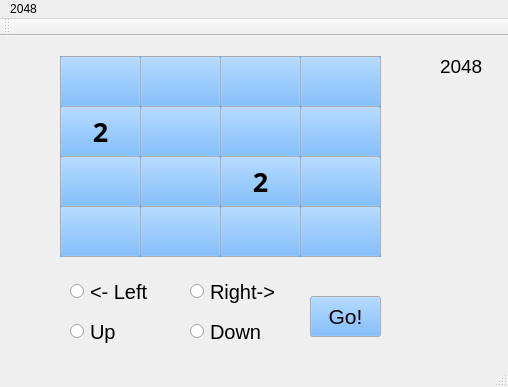
<?xml version="1.0" encoding="UTF-8"?>
<ui version="4.0">
 <class>MainWindow</class>
 <widget class="QMainWindow" name="MainWindow">
  <property name="geometry">
   <rect>
    <x>0</x>
    <y>0</y>
    <width>508</width>
    <height>387</height>
   </rect>
  </property>
  <property name="palette">
   <palette>
    <active>
     <colorrole role="Button">
      <brush brushstyle="SolidPattern">
       <color alpha="255">
        <red>85</red>
        <green>170</green>
        <blue>255</blue>
       </color>
      </brush>
     </colorrole>
    </active>
    <inactive>
     <colorrole role="Button">
      <brush brushstyle="SolidPattern">
       <color alpha="255">
        <red>85</red>
        <green>170</green>
        <blue>255</blue>
       </color>
      </brush>
     </colorrole>
    </inactive>
    <disabled>
     <colorrole role="Button">
      <brush brushstyle="SolidPattern">
       <color alpha="255">
        <red>85</red>
        <green>170</green>
        <blue>255</blue>
       </color>
      </brush>
     </colorrole>
    </disabled>
   </palette>
  </property>
  <property name="windowTitle">
   <string>MainWindow</string>
  </property>
  <property name="autoFillBackground">
   <bool>true</bool>
  </property>
  <widget class="QWidget" name="centralWidget">
   <widget class="QPushButton" name="pushButton">
    <property name="geometry">
     <rect>
      <x>60</x>
      <y>20</y>
      <width>81</width>
      <height>51</height>
     </rect>
    </property>
    <property name="font">
     <font>
      <family>Century Gothic</family>
      <pointsize>20</pointsize>
      <weight>75</weight>
      <bold>true</bold>
     </font>
    </property>
    <property name="autoFillBackground">
     <bool>true</bool>
    </property>
    <property name="text">
     <string/>
    </property>
    <property name="flat">
     <bool>false</bool>
    </property>
   </widget>
   <widget class="QPushButton" name="pushButton_2">
    <property name="geometry">
     <rect>
      <x>60</x>
      <y>70</y>
      <width>81</width>
      <height>51</height>
     </rect>
    </property>
    <property name="font">
     <font>
      <family>Century Gothic</family>
      <pointsize>20</pointsize>
      <weight>75</weight>
      <bold>true</bold>
     </font>
    </property>
    <property name="autoFillBackground">
     <bool>true</bool>
    </property>
    <property name="text">
     <string>2</string>
    </property>
    <property name="flat">
     <bool>false</bool>
    </property>
   </widget>
   <widget class="QPushButton" name="pushButton_3">
    <property name="geometry">
     <rect>
      <x>60</x>
      <y>120</y>
      <width>81</width>
      <height>51</height>
     </rect>
    </property>
    <property name="font">
     <font>
      <family>Century Gothic</family>
      <pointsize>20</pointsize>
      <weight>75</weight>
      <bold>true</bold>
     </font>
    </property>
    <property name="autoFillBackground">
     <bool>true</bool>
    </property>
    <property name="text">
     <string/>
    </property>
    <property name="flat">
     <bool>false</bool>
    </property>
   </widget>
   <widget class="QPushButton" name="pushButton_4">
    <property name="geometry">
     <rect>
      <x>60</x>
      <y>170</y>
      <width>81</width>
      <height>51</height>
     </rect>
    </property>
    <property name="font">
     <font>
      <family>Century Gothic</family>
      <pointsize>20</pointsize>
      <weight>75</weight>
      <bold>true</bold>
     </font>
    </property>
    <property name="autoFillBackground">
     <bool>true</bool>
    </property>
    <property name="text">
     <string/>
    </property>
    <property name="flat">
     <bool>false</bool>
    </property>
   </widget>
   <widget class="QPushButton" name="pushButton_5">
    <property name="geometry">
     <rect>
      <x>140</x>
      <y>20</y>
      <width>81</width>
      <height>51</height>
     </rect>
    </property>
    <property name="font">
     <font>
      <family>Century Gothic</family>
      <pointsize>20</pointsize>
      <weight>75</weight>
      <bold>true</bold>
     </font>
    </property>
    <property name="autoFillBackground">
     <bool>true</bool>
    </property>
    <property name="text">
     <string/>
    </property>
    <property name="flat">
     <bool>false</bool>
    </property>
   </widget>
   <widget class="QPushButton" name="pushButton_6">
    <property name="geometry">
     <rect>
      <x>140</x>
      <y>70</y>
      <width>81</width>
      <height>51</height>
     </rect>
    </property>
    <property name="font">
     <font>
      <family>Century Gothic</family>
      <pointsize>20</pointsize>
      <weight>75</weight>
      <bold>true</bold>
     </font>
    </property>
    <property name="autoFillBackground">
     <bool>true</bool>
    </property>
    <property name="text">
     <string/>
    </property>
    <property name="flat">
     <bool>false</bool>
    </property>
   </widget>
   <widget class="QPushButton" name="pushButton_7">
    <property name="geometry">
     <rect>
      <x>140</x>
      <y>120</y>
      <width>81</width>
      <height>51</height>
     </rect>
    </property>
    <property name="font">
     <font>
      <family>Century Gothic</family>
      <pointsize>20</pointsize>
      <weight>75</weight>
      <bold>true</bold>
     </font>
    </property>
    <property name="autoFillBackground">
     <bool>true</bool>
    </property>
    <property name="text">
     <string/>
    </property>
    <property name="flat">
     <bool>false</bool>
    </property>
   </widget>
   <widget class="QPushButton" name="pushButton_8">
    <property name="geometry">
     <rect>
      <x>140</x>
      <y>170</y>
      <width>81</width>
      <height>51</height>
     </rect>
    </property>
    <property name="font">
     <font>
      <family>Century Gothic</family>
      <pointsize>20</pointsize>
      <weight>75</weight>
      <bold>true</bold>
     </font>
    </property>
    <property name="autoFillBackground">
     <bool>true</bool>
    </property>
    <property name="text">
     <string/>
    </property>
    <property name="flat">
     <bool>false</bool>
    </property>
   </widget>
   <widget class="QPushButton" name="pushButton_9">
    <property name="geometry">
     <rect>
      <x>220</x>
      <y>20</y>
      <width>81</width>
      <height>51</height>
     </rect>
    </property>
    <property name="font">
     <font>
      <family>Century Gothic</family>
      <pointsize>20</pointsize>
      <weight>75</weight>
      <bold>true</bold>
     </font>
    </property>
    <property name="autoFillBackground">
     <bool>true</bool>
    </property>
    <property name="text">
     <string/>
    </property>
    <property name="flat">
     <bool>false</bool>
    </property>
   </widget>
   <widget class="QPushButton" name="pushButton_10">
    <property name="geometry">
     <rect>
      <x>300</x>
      <y>20</y>
      <width>81</width>
      <height>51</height>
     </rect>
    </property>
    <property name="font">
     <font>
      <family>Century Gothic</family>
      <pointsize>20</pointsize>
      <weight>75</weight>
      <bold>true</bold>
     </font>
    </property>
    <property name="autoFillBackground">
     <bool>true</bool>
    </property>
    <property name="text">
     <string/>
    </property>
    <property name="flat">
     <bool>false</bool>
    </property>
   </widget>
   <widget class="QPushButton" name="pushButton_11">
    <property name="geometry">
     <rect>
      <x>220</x>
      <y>70</y>
      <width>81</width>
      <height>51</height>
     </rect>
    </property>
    <property name="font">
     <font>
      <family>Century Gothic</family>
      <pointsize>20</pointsize>
      <weight>75</weight>
      <bold>true</bold>
     </font>
    </property>
    <property name="autoFillBackground">
     <bool>true</bool>
    </property>
    <property name="text">
     <string/>
    </property>
    <property name="flat">
     <bool>false</bool>
    </property>
   </widget>
   <widget class="QPushButton" name="pushButton_12">
    <property name="geometry">
     <rect>
      <x>300</x>
      <y>70</y>
      <width>81</width>
      <height>51</height>
     </rect>
    </property>
    <property name="font">
     <font>
      <family>Century Gothic</family>
      <pointsize>20</pointsize>
      <weight>75</weight>
      <bold>true</bold>
     </font>
    </property>
    <property name="autoFillBackground">
     <bool>true</bool>
    </property>
    <property name="text">
     <string/>
    </property>
    <property name="flat">
     <bool>false</bool>
    </property>
   </widget>
   <widget class="QPushButton" name="pushButton_13">
    <property name="geometry">
     <rect>
      <x>220</x>
      <y>120</y>
      <width>81</width>
      <height>51</height>
     </rect>
    </property>
    <property name="font">
     <font>
      <family>Century Gothic</family>
      <pointsize>20</pointsize>
      <weight>75</weight>
      <bold>true</bold>
     </font>
    </property>
    <property name="autoFillBackground">
     <bool>true</bool>
    </property>
    <property name="text">
     <string>2</string>
    </property>
    <property name="checkable">
     <bool>false</bool>
    </property>
    <property name="flat">
     <bool>false</bool>
    </property>
   </widget>
   <widget class="QPushButton" name="pushButton_14">
    <property name="geometry">
     <rect>
      <x>300</x>
      <y>120</y>
      <width>81</width>
      <height>51</height>
     </rect>
    </property>
    <property name="font">
     <font>
      <family>Century Gothic</family>
      <pointsize>20</pointsize>
      <weight>75</weight>
      <bold>true</bold>
     </font>
    </property>
    <property name="autoFillBackground">
     <bool>true</bool>
    </property>
    <property name="text">
     <string/>
    </property>
    <property name="flat">
     <bool>false</bool>
    </property>
   </widget>
   <widget class="QPushButton" name="pushButton_15">
    <property name="geometry">
     <rect>
      <x>220</x>
      <y>170</y>
      <width>81</width>
      <height>51</height>
     </rect>
    </property>
    <property name="font">
     <font>
      <family>Century Gothic</family>
      <pointsize>20</pointsize>
      <weight>75</weight>
      <bold>true</bold>
     </font>
    </property>
    <property name="autoFillBackground">
     <bool>true</bool>
    </property>
    <property name="text">
     <string/>
    </property>
    <property name="flat">
     <bool>false</bool>
    </property>
   </widget>
   <widget class="QPushButton" name="pushButton_16">
    <property name="geometry">
     <rect>
      <x>300</x>
      <y>170</y>
      <width>81</width>
      <height>51</height>
     </rect>
    </property>
    <property name="font">
     <font>
      <family>Century Gothic</family>
      <pointsize>20</pointsize>
      <weight>75</weight>
      <bold>true</bold>
     </font>
    </property>
    <property name="autoFillBackground">
     <bool>true</bool>
    </property>
    <property name="text">
     <string/>
    </property>
    <property name="flat">
     <bool>false</bool>
    </property>
   </widget>
   <widget class="QLabel" name="label">
    <property name="geometry">
     <rect>
      <x>440</x>
      <y>10</y>
      <width>51</width>
      <height>41</height>
     </rect>
    </property>
    <property name="font">
     <font>
      <pointsize>14</pointsize>
     </font>
    </property>
    <property name="text">
     <string>2048</string>
    </property>
   </widget>
   <widget class="QRadioButton" name="radioLeft">
    <property name="geometry">
     <rect>
      <x>70</x>
      <y>240</y>
      <width>82</width>
      <height>31</height>
     </rect>
    </property>
    <property name="font">
     <font>
      <pointsize>15</pointsize>
     </font>
    </property>
    <property name="text">
     <string>&lt;- Left</string>
    </property>
   </widget>
   <widget class="QRadioButton" name="radioRight">
    <property name="geometry">
     <rect>
      <x>190</x>
      <y>240</y>
      <width>91</width>
      <height>31</height>
     </rect>
    </property>
    <property name="font">
     <font>
      <pointsize>15</pointsize>
     </font>
    </property>
    <property name="text">
     <string>Right-&gt;</string>
    </property>
   </widget>
   <widget class="QRadioButton" name="radioUp">
    <property name="geometry">
     <rect>
      <x>70</x>
      <y>280</y>
      <width>91</width>
      <height>31</height>
     </rect>
    </property>
    <property name="font">
     <font>
      <pointsize>15</pointsize>
     </font>
    </property>
    <property name="text">
     <string>Up</string>
    </property>
   </widget>
   <widget class="QRadioButton" name="radioDown">
    <property name="geometry">
     <rect>
      <x>190</x>
      <y>280</y>
      <width>91</width>
      <height>31</height>
     </rect>
    </property>
    <property name="font">
     <font>
      <pointsize>15</pointsize>
     </font>
    </property>
    <property name="text">
     <string>Down</string>
    </property>
   </widget>
   <widget class="QPushButton" name="GoButton">
    <property name="geometry">
     <rect>
      <x>310</x>
      <y>260</y>
      <width>71</width>
      <height>41</height>
     </rect>
    </property>
    <property name="font">
     <font>
      <pointsize>16</pointsize>
     </font>
    </property>
    <property name="text">
     <string>Go!</string>
    </property>
   </widget>
  </widget>
  <widget class="QMenuBar" name="menuBar">
   <property name="geometry">
    <rect>
     <x>0</x>
     <y>0</y>
     <width>508</width>
     <height>21</height>
    </rect>
   </property>
   <widget class="QMenu" name="menu2048">
    <property name="title">
     <string>2048</string>
    </property>
   </widget>
   <addaction name="menu2048"/>
  </widget>
  <widget class="QToolBar" name="mainToolBar">
   <attribute name="toolBarArea">
    <enum>TopToolBarArea</enum>
   </attribute>
   <attribute name="toolBarBreak">
    <bool>false</bool>
   </attribute>
  </widget>
  <widget class="QStatusBar" name="statusBar"/>
 </widget>
 <layoutdefault spacing="6" margin="11"/>
 <resources/>
 <connections/>
</ui>
